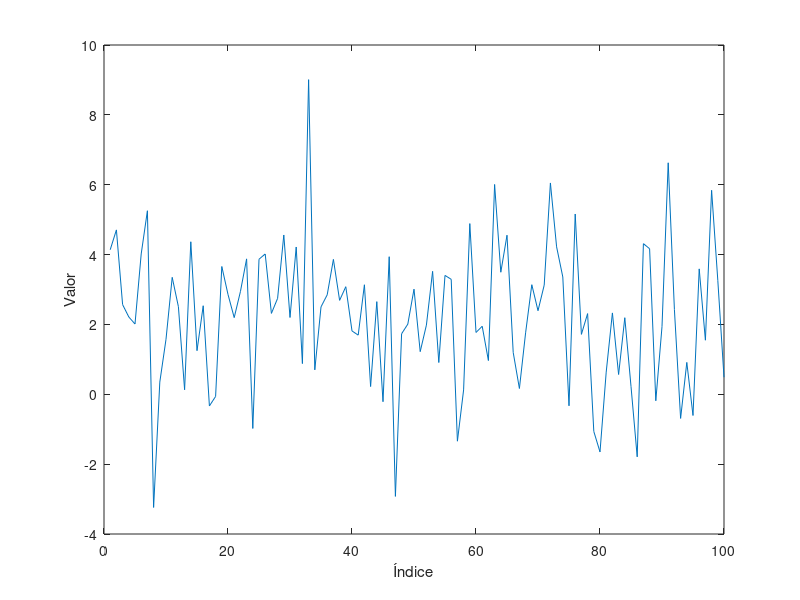
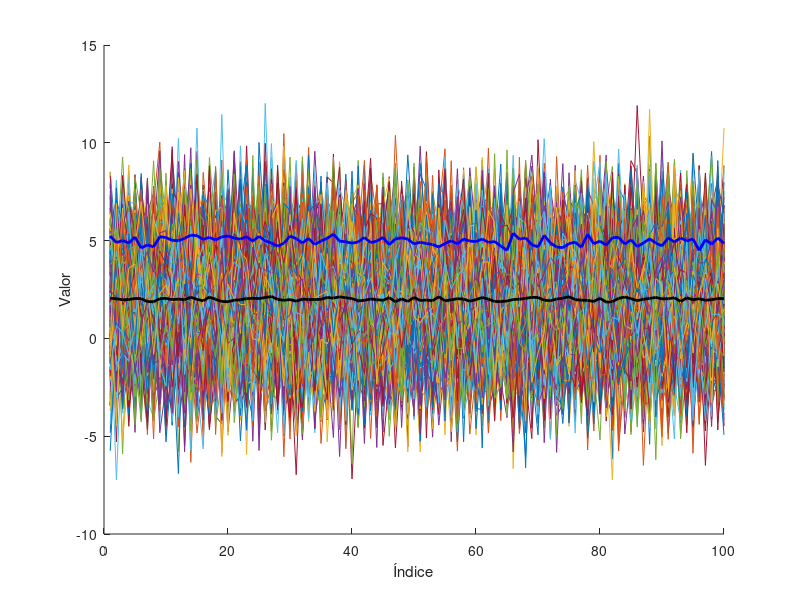

Recreate these plots in MATLAB, in order.
close all
clear variables

n = 100;
m = 1000;

p = 0.7;

% Generar una secuencia binaria aleatoria
Z = normrnd(2, sqrt(5), 1, n);

% Visualizar la secuencia binaria
figure(1);
plot(Z);
xlabel('Índice');
ylabel('Valor');

% Inicializar la matriz para almacenar múltiples secuencias
Z_n = zeros(m, n);

% Visualizar múltiples secuencias y sus medias
figure(2);
hold on;

for i = 1:m
    Z_i = normrnd(2, sqrt(5), 1, n);
    Z_n(i, :) = Z_i;
    plot(Z_i);
end

% Calcular y visualizar la media de las secuencias
mean_Z_n = mean(Z_n);
plot(mean_Z_n, 'k', 'LineWidth', 2, 'DisplayName', 'Media de Secuencias');

var_Z_n = var(Z_n);
plot(var_Z_n, 'b', 'LineWidth', 2, 'DisplayName', 'Varianza de Secuencias');
xlabel('Índice');
ylabel('Valor');
hold off;